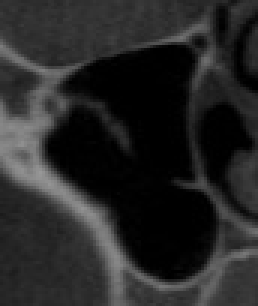
//> input picture ShapeMatching/test110.jpg, 86 x 102 px (shown 3 times larger)
$ ./GetDiff test110.jpg test115.jpg   (built with g++ and OpenCV 4)
//> lines starting //> are read from the running program, lines starting //| are printed output that depends on the picture; after the words box and inside, x2 and y2 are one past the last pixel; in counts of white or black regions, pixels touching at a corner belong together
/*
 * GetDiff.cpp
 */

#include "opencv2/highgui/highgui.hpp"
#include "opencv2/imgproc/imgproc.hpp"
#include <iostream>
#include <stdio.h>
#include <stdlib.h>

using namespace cv;
using namespace std;

Mat src1, src2;
Mat src_gray1, src_gray2;
int thresh = 100;
int max_thresh = 255;
RNG rng(12345);

void get_diff(void);

int main(int argc, char** argv) {
  src1 = imread(argv[1], 1);
//> src1 is the input picture: 102 rows x 86 cols, CV_8UC3; min 0, max 152, mean 38.7
	src2 = imread(argv[2], 1);
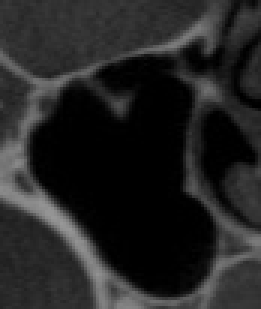
//> input picture ShapeMatching/test115.jpg, 87 x 103 px (shown 3 times larger)
//> src2 is the input picture: 103 rows x 87 cols, CV_8UC3; min 0, max 152, mean 35.9

	char* source_window1 = "Source1";
	namedWindow(source_window1, CV_WINDOW_AUTOSIZE);
	imshow(source_window1, src1);
	char* source_window2 = "Source2";
	namedWindow(source_window2, CV_WINDOW_AUTOSIZE);
	imshow(source_window2, src2);

	get_diff();

	waitKey(0);
	return(0);
}

void get_diff() {
	resize(src1, src1, Size(256, 256));
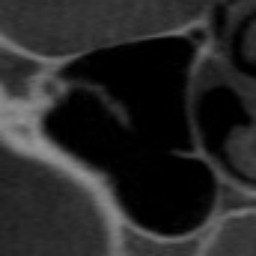
//> src1: 256 rows x 256 cols, CV_8UC3; min 0, max 151, mean 38.6
	resize(src2, src2, Size(256, 256));
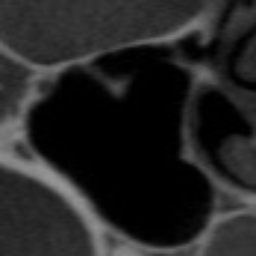
//> src2: 256 rows x 256 cols, CV_8UC3; min 0, max 151, mean 35.8

	Mat diffImage;
	absdiff(src1, src2, diffImage);
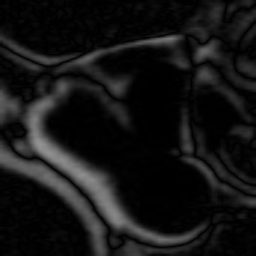
//> diffImage: 256 rows x 256 cols, CV_8UC3; min 0, max 148, mean 20.5
	Mat foregroundMask = Mat::zeros(diffImage.rows, diffImage.cols, CV_8UC1);

	float threshold = 50.0f;
	float dist;

	int i, j;
	for (j = 0; j < diffImage.rows; ++j)
	  for (i = 0; i < diffImage.cols; ++i) {
		  Vec3b pix = diffImage.at<Vec3b>(j, i);

			dist = (pix[0]*pix[0] + pix[1]*pix[1] + pix[2]*pix[2]);
			dist = sqrt(dist);

			if (dist > threshold) {
			  foregroundMask.at<unsigned char>(j, i) = 255;
			}
		}
//> this loop made 256 passes
//> dist on passes 1 to 3: 24.25, 24.25, 19.05
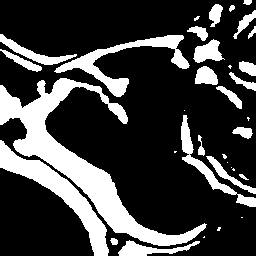
//> foregroundMask: 256 rows x 256 cols, CV_8UC1; 25.2% white; 35 white regions (12 under 20 px), largest, box (x1, y1, x2, y2) and area: (0, 78, 207, 246) 6885, (0, 140, 109, 256) 2687, (54, 35, 190, 97) 1822
//> after the loop, dist = 1.73

	namedWindow("Result", CV_WINDOW_AUTOSIZE);
	imshow("Result", foregroundMask);
}
